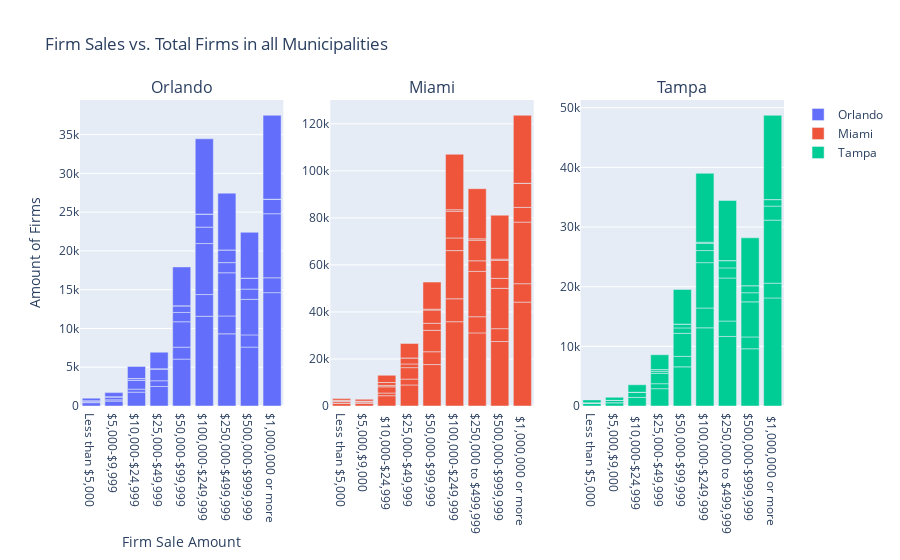

Notebook code for this chart:
### Code cell
fig = make_subplots(rows=1, cols=3, subplot_titles=('Orlando', 'Miami', 'Tampa'))

fig.add_trace(go.Bar(x=orlando['Firm_Sale_Amount'], y=orlando['Amount_of_Firms'], name='Orlando'), row=1, col=1)
fig.add_trace(go.Bar(x=miami['Firm_Sale_Amount'], y=miami['Amount_of_Firms'], name='Miami'), row=1, col=2)
fig.add_trace(go.Bar(x=tampa['Firm_Sale_Amount'], y=tampa['Amount_of_Firms'], name='Tampa'), row=1, col=3)

fig.update_layout(title='Firm Sales vs. Total Firms in all Municipalities', xaxis=dict(title='Firm Sale Amount'), yaxis=dict(title='Amount of Firms'))
fig.show()

### Figure 1 — Plotly figure (JSON) as saved in the notebook; plotly's stock layout.template omitted (floating-point values rounded to 4 significant figures)
{"data": [{"name": "Orlando", "type": "bar", "x": ["Less than $5,000", "$5,000-$9,999", "$10,000-$24,999", "$25,000-$49,999", "$50,000-$99,999", "$100,000-$249,999", "$250,000-$499,999", "$500,000-$999,999", "$1,000,000 or more", "$10,000-$24,999", "Less than $5,000", "$5,000-$9,999", "$25,000-$49,999", "$50,000-$99,999", "$100,000-$249,999", "$250,000-$499,999", "$500,000-$999,999", "$1,000,000 or more", "Less than $5,000", "$5,000-$9,999", "$10,000-$24,999", "$25,000-$49,999", "$50,000-$99,999", "$100,000-$249,999", "$250,000-$499,999", "$500,000-$999,999", "$1,000,000 or more", "$25,000-$49,999", "Less than $5,000", "$5,000-$9,999", "$10,000-$24,999", "$50,000-$99,999", "$100,000-$249,999", "$250,000-$499,999", "$500,000-$999,999", "$1,000,000 or more", "Less than $5,000", "$5,000-$9,999", "$10,000-$24,999", "$25,000-$49,999", "$50,000-$99,999", "$100,000-$249,999", "$250,000-$499,999", "$500,000-$999,999", "$1,000,000 or more", "Less than $5,000", "$5,000-$9,999", "$10,000-$24,999", "$25,000-$49,999", "$50,000-$99,999", "$100,000-$249,999", "$250,000-$499,999", "$500,000-$999,999", "$1,000,000 or more", "Less than $5,000", "$5,000-$9,999", "$10,000-$24,999", "$25,000-$49,999", "$500,000-$999,999", "$50,000-$99,999", "$100,000-$249,999", "$250,000-$499,999", "$1,000,000 or more"], "xaxis": "x", "y": [441, 632, 1787, 2518, 6048, 11572, 9309, 7593, 14618, 386, 0, 160, 737, 1540, 2802, 2303, 1577, 1914, 237, 405, 1164, 1545, 3274, 6576, 5571, 4585, 8267, 0, 0, 0, 0, 1204, 2119, 1309, 1319, 1873, 0, 0, 210, 0, 857, 1686, 1638, 1412, 0, 0, 0, 0, 0, 0, 0, 0, 0, 0, 336, 530, 1557, 2138, 5914, 5016, 9705, 7322, 10819], "yaxis": "y"}, {"name": "Miami", "type": "bar", "x": ["Less than $5,000", "$5,000,$9,000", " $10,000-$24,999", "$25,000-$49,999", "$50,000-$99,999", "$100,000-$249,999", "$250,000 to $499,999", "$500,000-$999,999", " $1,000,000 or more", "Less than $5,000", "$5,000,$9,000", " $10,000-$24,999", "$25,000-$49,999", "$50,000-$99,999", "$100,000-$249,999", "$250,000 to $499,999", "$500,000-$999,999", " $1,000,000 or more", "Less than $5,000", "$5,000,$9,000", " $10,000-$24,999", "$25,000-$49,999", "$50,000-$99,999", "$100,000-$249,999", "$250,000 to $499,999", "$500,000-$999,999", " $1,000,000 or more", "Less than $5,000", "$5,000,$9,000", " $10,000-$24,999", "$25,000-$49,999", "$50,000-$99,999", "$100,000-$249,999", "$250,000 to $499,999", "$500,000-$999,999", " $1,000,000 or more", "Less than $5,000", "$5,000,$9,000", " $10,000-$24,999", "$25,000-$49,999", "$50,000-$99,999", "$100,000-$249,999", "$250,000 to $499,999", "$500,000-$999,999", " $1,000,000 or more", "Less than $5,000", "$5,000,$9,000", " $10,000-$24,999", "$25,000-$49,999", "$50,000-$99,999", "$100,000-$249,999", "$250,000 to $499,999", "$500,000-$999,999", " $1,000,000 or more", "Less than $5,000", "$5,000,$9,000", " $10,000-$24,999", "$25,000-$49,999", "$50,000-$99,999", "$100,000-$249,999", "$250,000 to $499,999", "$500,000-$999,999", " $1,000,000 or more"], "xaxis": "x2", "y": [1233, 1115, 4375, 8950, 17632, 35846, 31088, 27422, 44173, 0, 291, 1139, 2495, 5443, 9747, 6877, 5469, 7837, 775, 661, 2641, 4871, 9104, 20485, 19283, 17139, 26192, 0, 0, 587, 1560, 2988, 5371, 4499, 4250, 6267, 450, 0, 1249, 2580, 5627, 11372, 8749, 7658, 10243, 0, 0, 0, 0, 365, 656, 597, 503, 0, 706, 804, 3061, 6146, 11540, 23576, 21312, 18695, 28908], "yaxis": "y2"}, {"name": "Tampa", "type": "bar", "x": ["Less than $5,000", "$5,000,$9,000", " $10,000-$24,999", "$25,000-$49,999", "$50,000-$99,999", "$100,000-$249,999", "$250,000 to $499,999", "$500,000-$999,999", " $1,000,000 or more", "Less than $5,000", "$5,000,$9,000", " $10,000-$24,999", "$25,000-$49,999", "$50,000-$99,999", "$100,000-$249,999", "$250,000 to $499,999", "$500,000-$999,999", " $1,000,000 or more", "Less than $5,000", "$5,000,$9,000", " $10,000-$24,999", "$25,000-$49,999", "$50,000-$99,999", "$100,000-$249,999", "$250,000 to $499,999", "$500,000-$999,999", " $1,000,000 or more", "Less than $5,000", "$5,000,$9,000", " $10,000-$24,999", "$25,000-$49,999", "$50,000-$99,999", "$100,000-$249,999", "$250,000 to $499,999", "$500,000-$999,999", " $1,000,000 or more", "Less than $5,000", "$5,000,$9,000", " $10,000-$24,999", "$25,000-$49,999", "$50,000-$99,999", "$100,000-$249,999", "$250,000 to $499,999", "$500,000-$999,999", " $1,000,000 or more", "Less than $5,000", "$5,000,$9,000", " $10,000-$24,999", "$25,000-$49,999", "$50,000-$99,999", "$100,000-$249,999", "$250,000 to $499,999", "$500,000-$999,999", " $1,000,000 or more", "Less than $5,000", "$5,000,$9,000", " $10,000-$24,999", "$25,000-$49,999", "$50,000-$99,999", "$100,000-$249,999", "$250,000 to $499,999", "$500,000-$999,999", " $1,000,000 or more"], "xaxis": "x3", "y": [527, 554, 1444, 2903, 6562, 13107, 11657, 9591, 18114, 0, 0, 0, 836, 1765, 3315, 2583, 1987, 2474, 0, 397, 859, 1712, 3855, 7608, 7215, 5881, 10569, 0, 0, 0, 313, 908, 2027, 1696, 1529, 2350, 0, 0, 0, 335, 634, 1206, 1221, 1182, 1094, 0, 0, 0, 0, 0, 190, 0, 0, 0, 498, 506, 1261, 2490, 5813, 11554, 10073, 8022, 14129], "yaxis": "y3"}], "layout": {"annotations": [{"font": {"size": 16}, "showarrow": false, "text": "Orlando", "x": 0.1444, "xanchor": "center", "xref": "paper", "y": 1, "yanchor": "bottom", "yref": "paper"}, {"font": {"size": 16}, "showarrow": false, "text": "Miami", "x": 0.5, "xanchor": "center", "xref": "paper", "y": 1, "yanchor": "bottom", "yref": "paper"}, {"font": {"size": 16}, "showarrow": false, "text": "Tampa", "x": 0.8556, "xanchor": "center", "xref": "paper", "y": 1, "yanchor": "bottom", "yref": "paper"}], "title": {"text": "Firm Sales vs. Total Firms in all Municipalities"}, "xaxis": {"anchor": "y", "domain": [0, 0.2889], "title": {"text": "Firm Sale Amount"}}, "xaxis2": {"anchor": "y2", "domain": [0.3556, 0.6444]}, "xaxis3": {"anchor": "y3", "domain": [0.7111, 1]}, "yaxis": {"anchor": "x", "domain": [0, 1], "title": {"text": "Amount of Firms"}}, "yaxis2": {"anchor": "x2", "domain": [0, 1]}, "yaxis3": {"anchor": "x3", "domain": [0, 1]}}}
